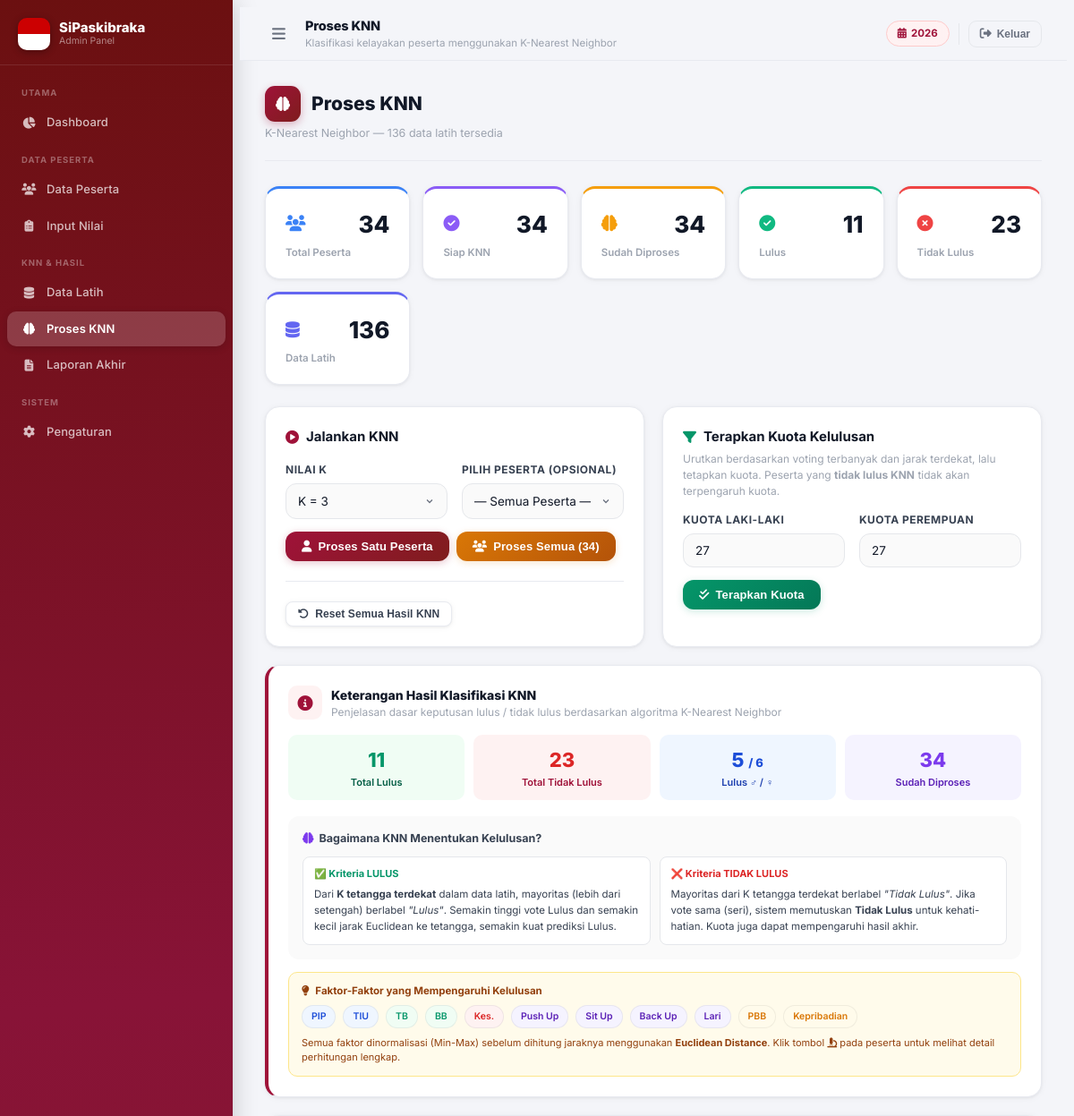
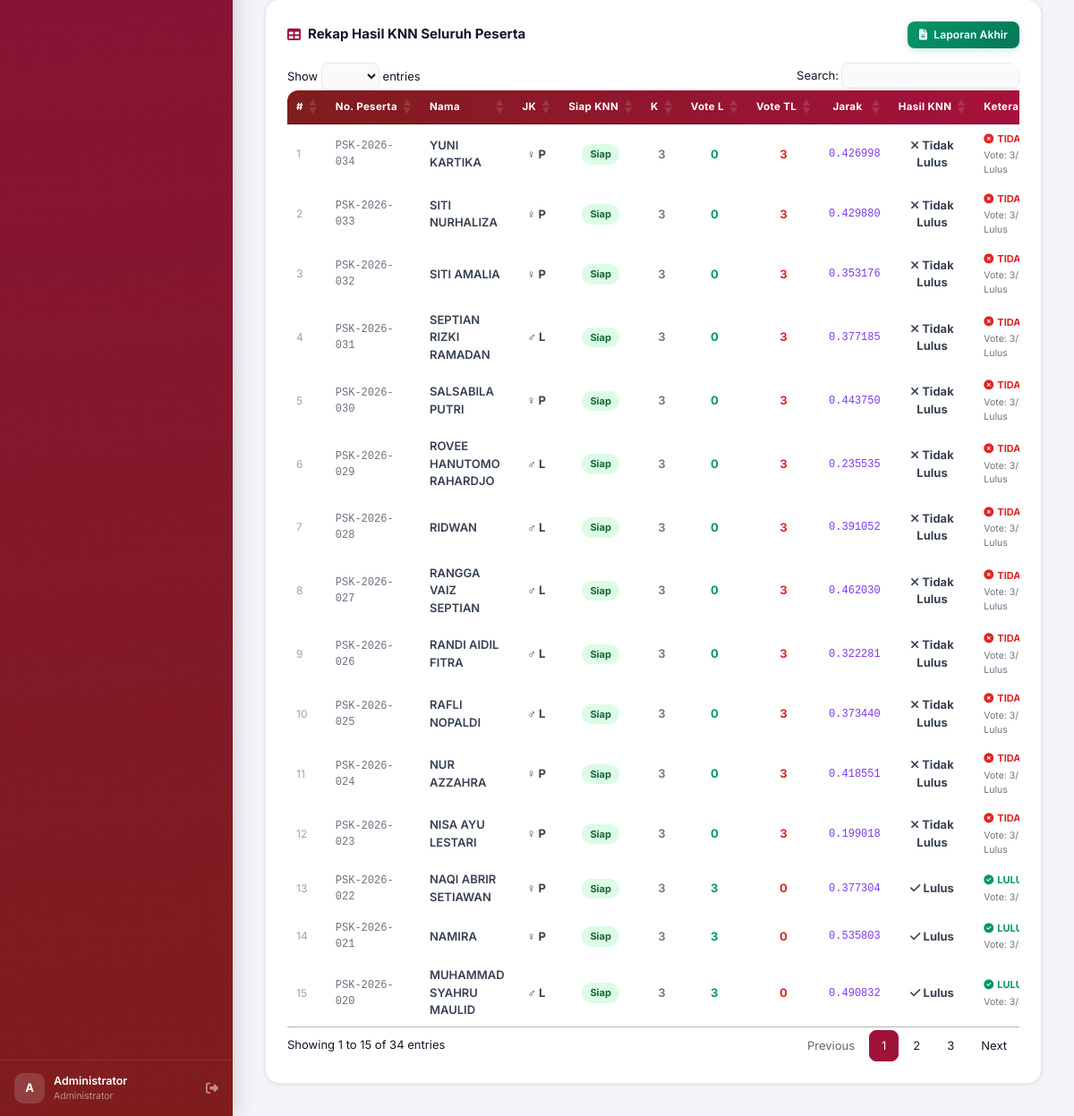
The app's page /admin/proses_knn.php (signed in) with its own data (2 pictures, top to bottom).
### tables this page shows
CREATE TABLE `pengaturan` (
  `kunci` varchar(80) NOT NULL,
  `nilai` text NOT NULL,
  `updated_at` timestamp NOT NULL DEFAULT current_timestamp() ON UPDATE current_timestamp()
);

CREATE TABLE `hasil_knn` (
  `id` int(11) NOT NULL,
  `id_peserta` int(11) NOT NULL,
  `status_kelulusan` enum('Lulus','Tidak Lulus') NOT NULL,
  `skor_knn` double DEFAULT NULL,
  `k_value` tinyint(4) NOT NULL DEFAULT 3,
  `vote_lulus` tinyint(4) NOT NULL DEFAULT 0,
  `vote_tidak_lulus` tinyint(4) NOT NULL DEFAULT 0,
  `keterangan_kuota` varchar(255) DEFAULT NULL,
  `detail_knn` longtext DEFAULT NULL CHECK (json_valid(`detail_knn`)),
  `processed_by` int(11) DEFAULT NULL,
  `processed_at` timestamp NOT NULL DEFAULT current_timestamp() ON UPDATE current_timestamp()
);

CREATE TABLE `peserta` (
  `id` int(11) NOT NULL,
  `nama` varchar(150) NOT NULL,
  `nomor_peserta` varchar(30) DEFAULT NULL,
  `jenis_kelamin` enum('L','P') NOT NULL DEFAULT 'L',
  `asal_sekolah` varchar(200) DEFAULT NULL,
  `nilai_pip` decimal(5,2) DEFAULT NULL,
  `nilai_tiu` decimal(5,2) DEFAULT NULL,
  `tinggi_badan` decimal(5,1) DEFAULT NULL,
  `berat_badan` decimal(5,1) DEFAULT NULL,
  `kesehatan` tinyint(1) DEFAULT NULL,
  `tekanan_darah_sistolik` smallint(6) DEFAULT NULL,
  `tekanan_darah_diastolik` smallint(6) DEFAULT NULL,
  `push_up` smallint(6) DEFAULT NULL,
  `sit_up` smallint(6) DEFAULT NULL,
  `back_up` smallint(6) DEFAULT NULL,
  `lari` decimal(4,1) DEFAULT NULL,
  `pbb` decimal(5,2) DEFAULT NULL,
  `kepribadian` decimal(5,2) DEFAULT NULL,
  `keterangan_nilai` text DEFAULT NULL,
  `is_active` tinyint(1) NOT NULL DEFAULT 1,
  `created_at` timestamp NOT NULL DEFAULT current_timestamp(),
  `updated_at` timestamp NOT NULL DEFAULT current_timestamp() ON UPDATE current_timestamp()
);

### admin/proses_knn.php (the view, shortened to what the rows shown need)
<?php
require_once __DIR__ . '/../config/db.php';
$pdo     = getDB();
$pageTitle    = 'Proses KNN';
$kDefault = (int)getSetting('k_value', (string)KNN_K);
try {
    $pesertaAll = $pdo->query("
        SELECT p.id, p.nama, p.nomor_peserta, p.jenis_kelamin, p.asal_sekolah,
               hk.status_kelulusan, hk.skor_knn, hk.vote_lulus, hk.vote_tidak_lulus, hk.k_value, hk.processed_at,
               CASE WHEN p.nilai_pip IS NOT NULL AND p.nilai_tiu IS NOT NULL
                         AND p.tinggi_badan IS NOT NULL AND p.push_up IS NOT NULL
                    THEN 1 ELSE 0 END AS siap_knn
        FROM peserta p
        LEFT JOIN hasil_knn hk ON hk.id_peserta = p.id
        WHERE p.is_active = 1
        ORDER BY p.created_at DESC, p.id DESC
    ")->fetchAll();
} catch (Throwable $e) {
    $pesertaAll = []; $totalPeserta=$siapKNN=$sudahKNN=$totalLulus=$totalTidak=$totalDataLatih=0;
}
$kuotaL = (int)getSetting('kuota_lulus_laki', '35');
$kuotaP = (int)getSetting('kuota_lulus_perempuan', '35');
include __DIR__ . '/../includes/layout.php';
?>
<div class="page-header">
  <div>
    <h2 class="page-title"><span class="icon"><i class="fas fa-brain"></i></span>Proses KNN</h2>
  </div>
</div>
<div class="dash-row-2" style="display:grid;grid-template-columns:1fr 1fr;gap:20px;margin-bottom:20px;">
  <div class="card" style="padding:22px;">
    <form method="POST" id="formKNN">
      <div class="form-row form-row-2" style="margin-bottom:14px;">
        <div>
          <label class="form-label">Nilai K</label>
          <select name="k_value" class="form-control form-select">
            <?php for ($ki=1;$ki<=15;$ki+=2): ?><option value="<?=$ki?>" <?=$ki===$kDefault?'selected':''?>>K = <?=$ki?></option><?php endfor; ?>
          </select>
        </div>
      </div>
    </form>
  </div>
  <div class="card" style="padding:22px;">
    <form method="POST" id="formTerapkanKuota">
      <div class="form-row form-row-2" style="margin-bottom:14px;">
        <div>
          <label class="form-label">Kuota Laki-laki</label>
          <input type="number" name="kuota_l" id="inputKuotaL" class="form-control" min="0" max="200" value="<?= $kuotaL ?>" required>
        </div>
        <div>
          <label class="form-label">Kuota Perempuan</label>
          <input type="number" name="kuota_p" id="inputKuotaP" class="form-control" min="0" max="200" value="<?= $kuotaP ?>" required>
        </div>
      </div>
    </form>
  </div>
</div>
<div class="card" style="padding:24px;">
  <div class="table-wrap">
    <table class="data-table" id="tblHasilKNN">
      <thead>
        <tr>
          <th>#</th><th>No. Peserta</th><th>Nama</th><th style="text-align:center;">JK</th>
          <th style="text-align:center;">Siap KNN</th><th style="text-align:center;">K</th>
          <th style="text-align:center;">Vote L</th><th style="text-align:center;">Vote TL</th>
          <th style="text-align:center;">Jarak</th><th style="text-align:center;">Hasil KNN</th>
          <th style="min-width:180px;">Keterangan Hasil</th>
        </tr>
      </thead>
      <tbody>
        <?php foreach ($pesertaAll as $i => $p): ?>
        <tr>
          <td style="color:#9ca3af;font-size:12px;"><?= $i+1 ?></td>
          <td style="font-family:monospace;font-size:12px;color:#6b7280;"><?= htmlspecialchars($p['nomor_peserta']??'—') ?></td>
          <td style="font-weight:600;"><?= htmlspecialchars($p['nama']) ?></td>
          <td style="text-align:center;"><?= jkLabel($p['jenis_kelamin']??'') ?></td>
          <td style="text-align:center;">
            <?= $p['siap_knn']
              ? '<span class="badge badge-success">Siap</span>'
              : '<span class="badge badge-warning">Belum Lengkap</span>' ?>
          </td>
          <td style="text-align:center;font-weight:600;color:#6b7280;"><?= $p['k_value'] ?? '—' ?></td>
          <td style="text-align:center;font-weight:700;color:#059669;"><?= $p['vote_lulus'] ?? '—' ?></td>
          <td style="text-align:center;font-weight:700;color:#dc2626;"><?= $p['vote_tidak_lulus'] ?? '—' ?></td>
          <td style="text-align:center;font-family:monospace;font-size:12px;color:#7c3aed;"><?= $p['skor_knn'] !== null ? number_format($p['skor_knn'],6) : '—' ?></td>
          <td style="text-align:center;"><?= statusBadge($p['status_kelulusan']??'') ?></td>
          <td style="font-size:12px;">
            <?php if ($p['status_kelulusan'] !== null):
              $isLulus = $p['status_kelulusan'] === 'Lulus';
              $vL = (int)($p['vote_lulus'] ?? 0);
              $vTL = (int)($p['vote_tidak_lulus'] ?? 0);
              $k_used = (int)($p['k_value'] ?? 3);
              if ($isLulus): ?>
                <div style="display:flex;flex-direction:column;gap:3px;">
                  <span style="color:#059669;font-weight:700;font-size:11px;display:flex;align-items:center;gap:4px;">
                    <i class="fas fa-check-circle"></i> LULUS
                  </span>
                  <span style="color:#6b7280;font-size:10.5px;">Vote: <?= $vL ?>/<?= $k_used ?> tetangga mendukung Lulus</span>
                </div>
              <?php else: ?>
                <div style="display:flex;flex-direction:column;gap:3px;">
                  <span style="color:#dc2626;font-weight:700;font-size:11px;display:flex;align-items:center;gap:4px;">
                    <i class="fas fa-times-circle"></i> TIDAK LULUS
                  </span>
                  <span style="color:#6b7280;font-size:10.5px;">Vote: <?= $vTL ?>/<?= $k_used ?> tetangga mendukung Tidak Lulus</span>
                </div>
              <?php endif; ?>
            <?php elseif ($p['siap_knn']): ?>
              <span style="color:#9ca3af;font-size:11px;font-style:italic;">Belum diproses</span>
            <?php else: ?>
              <span style="color:#d1d5db;font-size:11px;">Nilai belum lengkap</span>
            <?php endif; ?>
          </td>
        </tr>
        <?php endforeach; ?>
      </tbody>
    </table>
  </div>
</div>
<?php
include __DIR__ . '/../includes/layout_end.php';
?>

### includes/layout.php (shortened to what the rows shown need)
<!DOCTYPE html>
<html lang="id">
<head>
  <link rel="stylesheet" href="https://cdnjs.cloudflare.com/ajax/libs/font-awesome/6.5.0/css/all.min.css">
  <link rel="stylesheet" href="https://cdn.datatables.net/1.13.8/css/jquery.dataTables.min.css">
  <link rel="stylesheet" href="https://cdn.jsdelivr.net/npm/select2@4.1.0-rc.0/dist/css/select2.min.css">
  <link rel="stylesheet" href="<?= BASE_URL ?>/assets/css/app.css">
</head>
<body>
<div id="main-content">
  <header id="topbar">
    <div style="display:flex;align-items:center;gap:14px;">
      <div>
        <h1 style="font-size:14.5px;font-weight:800;color:#111827;margin:0;letter-spacing:-.01em;"><?= $pageTitle ?? 'Dashboard' ?></h1>
      </div>
    </div>
    <div style="display:flex;align-items:center;gap:10px;">
      <div class="tahun-badge" style="font-size:11.5px;font-weight:700;color:#9f1239;background:linear-gradient(135deg,#fef2f2,#fff1f2);padding:5px 12px;border-radius:20px;border:1px solid #fecaca;display:flex;align-items:center;gap:5px;">
        <i class="fas fa-calendar-alt"></i><?= getSetting('tahun_seleksi',date('Y')) ?>
      </div>
      <button onclick="konfirmasiLogout()" class="no-print"
        style="background:none;border:1.5px solid #e5e7eb;border-radius:9px;padding:7px 12px;cursor:pointer;color:#6b7280;font-size:13px;display:flex;align-items:center;gap:6px;font-weight:600;transition:all .15s;"
        onmouseover="this.style.borderColor='#fca5a5';this.style.color='#9f1239';this.style.background='#fef2f2'"
        onmouseout="this.style.borderColor='#e5e7eb';this.style.color='#6b7280';this.style.background='none'"
        title="Logout">
        <i class="fas fa-sign-out-alt"></i>
        <span style="font-size:12px;">Keluar</span>
      </button>
    </div>
  </header>
  <main>

### config/db.php (shortened to what the rows shown need)
<?php
function getDB(): PDO {
    static $pdo = null;
    if ($pdo === null) {
        try {
            $pdo = new PDO(
                "mysql:host=".DB_HOST.";dbname=".DB_NAME.";charset=".DB_CHARSET,
                DB_USER, DB_PASS,
                [
                    PDO::ATTR_ERRMODE            => PDO::ERRMODE_EXCEPTION,
                    PDO::ATTR_DEFAULT_FETCH_MODE => PDO::FETCH_ASSOC,
                    PDO::ATTR_EMULATE_PREPARES   => false,
                    PDO::MYSQL_ATTR_INIT_COMMAND => "SET NAMES utf8mb4 COLLATE utf8mb4_unicode_ci",
                ]
            );
        } catch (PDOException $e) {
            http_response_code(500);
            die('<div style="font:14px monospace;background:#fef2f2;color:#7f1d1d;padding:24px;border-radius:10px;margin:30px;">
                <strong>❌ Koneksi Database Gagal</strong><br><br>
                Periksa konfigurasi di <code>config/db.php</code><br>
                <small>'.htmlspecialchars($e->getMessage()).'</small>
            </div>');
        }
    }
    return $pdo;
}
function getSetting(string $key, string $default = ''): string {
    try {
        $s = getDB()->prepare("SELECT nilai FROM pengaturan WHERE kunci=? LIMIT 1");
        $s->execute([$key]);
        $r = $s->fetch();
        return $r ? $r['nilai'] : $default;
    } catch (Throwable $e) { return $default; }
}
function jkLabel(string $jk): string {
    if ($jk === 'L') return '<span class="inline-flex items-center px-2 py-0.5 text-[10px] font-bold rounded-full bg-blue-100 text-blue-700">♂ L</span>';
    if ($jk === 'P') return '<span class="inline-flex items-center px-2 py-0.5 text-[10px] font-bold rounded-full bg-pink-100 text-pink-700">♀ P</span>';
    return '—';
}
function statusBadge(string $status): string {
    return match($status) {
        'Lulus'       => '<span class="inline-flex items-center gap-1 px-2.5 py-1 text-[10px] font-bold rounded-full bg-green-100 text-green-700"><i class="fas fa-check"></i> Lulus</span>',
        'Tidak Lulus' => '<span class="inline-flex items-center gap-1 px-2.5 py-1 text-[10px] font-bold rounded-full bg-red-100 text-red-700"><i class="fas fa-times"></i> Tidak Lulus</span>',
        default       => '<span class="inline-flex items-center gap-1 px-2.5 py-1 text-[10px] font-bold rounded-full bg-gray-100 text-gray-500"><i class="fas fa-clock"></i> Belum Diproses</span>',
    };
}

### records on screen
pengaturan: k_value "K = 3"
pengaturan: kuota_l "27"
pengaturan: kuota_p "27"
hasil_knn: id_peserta.nomor_peserta "PSK-2026-034", id_peserta.nama "YUNI KARTIKA", shows "♀ P", k_value "3", vote_lulus "0", vote_tidak_lulus "3", skor_knn "0.426998", status_kelulusan "Tidak Lulus"
hasil_knn: id_peserta.nomor_peserta "PSK-2026-033", id_peserta.nama "SITI NURHALIZA", shows "♀ P", k_value "3", vote_lulus "0", vote_tidak_lulus "3", skor_knn "0.429880", status_kelulusan "Tidak Lulus"
hasil_knn: id_peserta.nomor_peserta "PSK-2026-032", id_peserta.nama "SITI AMALIA", shows "♀ P", k_value "3", vote_lulus "0", vote_tidak_lulus "3", skor_knn "0.353176", status_kelulusan "Tidak Lulus"
hasil_knn: id_peserta.nomor_peserta "PSK-2026-031", id_peserta.nama "SEPTIAN RIZKI RAMADAN", shows "♂ L", k_value "3", vote_lulus "0", vote_tidak_lulus "3", skor_knn "0.377185", status_kelulusan "Tidak Lulus"
hasil_knn: id_peserta.nomor_peserta "PSK-2026-030", id_peserta.nama "SALSABILA PUTRI", shows "♀ P", k_value "3", vote_lulus "0", vote_tidak_lulus "3", skor_knn "0.443750", status_kelulusan "Tidak Lulus"
hasil_knn: id_peserta.nomor_peserta "PSK-2026-029", id_peserta.nama "ROVEE HANUTOMO RAHARDJO", shows "♂ L", k_value "3", vote_lulus "0", vote_tidak_lulus "3", skor_knn "0.235535", status_kelulusan "Tidak Lulus"
hasil_knn: id_peserta.nomor_peserta "PSK-2026-028", id_peserta.nama "RIDWAN", shows "♂ L", k_value "3", vote_lulus "0", vote_tidak_lulus "3", skor_knn "0.391052", status_kelulusan "Tidak Lulus"
hasil_knn: id_peserta.nomor_peserta "PSK-2026-027", id_peserta.nama "RANGGA VAIZ SEPTIAN", shows "♂ L", k_value "3", vote_lulus "0", vote_tidak_lulus "3", skor_knn "0.462030", status_kelulusan "Tidak Lulus"
hasil_knn: id_peserta.nomor_peserta "PSK-2026-026", id_peserta.nama "RANDI AIDIL FITRA", shows "♂ L", k_value "3", vote_lulus "0", vote_tidak_lulus "3", skor_knn "0.322281", status_kelulusan "Tidak Lulus"
hasil_knn: id_peserta.nomor_peserta "PSK-2026-025", id_peserta.nama "RAFLI NOPALDI", shows "♂ L", k_value "3", vote_lulus "0", vote_tidak_lulus "3", skor_knn "0.373440", status_kelulusan "Tidak Lulus"
hasil_knn: id_peserta.nomor_peserta "PSK-2026-024", id_peserta.nama "NUR AZZAHRA", shows "♀ P", k_value "3", vote_lulus "0", vote_tidak_lulus "3", skor_knn "0.418551", status_kelulusan "Tidak Lulus"
hasil_knn: id_peserta.nomor_peserta "PSK-2026-023", id_peserta.nama "NISA AYU LESTARI", shows "♀ P", k_value "3", vote_lulus "0", vote_tidak_lulus "3", skor_knn "0.199018", status_kelulusan "Tidak Lulus"
hasil_knn: id_peserta.nomor_peserta "PSK-2026-022", id_peserta.nama "NAQI ABRIR SETIAWAN", shows "♀ P", k_value "3", vote_lulus "3", vote_tidak_lulus "0", skor_knn "0.377304", status_kelulusan "Lulus"
hasil_knn: id_peserta.nomor_peserta "PSK-2026-021", id_peserta.nama "NAMIRA", shows "♀ P", k_value "3", vote_lulus "3", vote_tidak_lulus "0", skor_knn "0.535803", status_kelulusan "Lulus"
hasil_knn: id_peserta.nomor_peserta "PSK-2026-020", id_peserta.nama "MUHAMMAD SYAHRU MAULID", shows "♂ L", k_value "3", vote_lulus "3", vote_tidak_lulus "0", skor_knn "0.490832", status_kelulusan "Lulus"

### other values on screen
APP_NAME "SiPaskibraka"
mb_substr($_SESSION['nama']??'A',0,1) "A"
$_SESSION['nama'] "Administrator"
$pageTitle "Proses KNN"
$pageSubtitle "Klasifikasi kelayakan peserta menggunakan K-Nearest Neighbor"
$totalDataLatih "136"
$val "34"
$lbl "Total Peserta"
$lbl "Siap KNN"
$lbl "Sudah Diproses"
$val "11"
$lbl "Lulus"
$val "23"
$lbl "Tidak Lulus"
$val "136"
